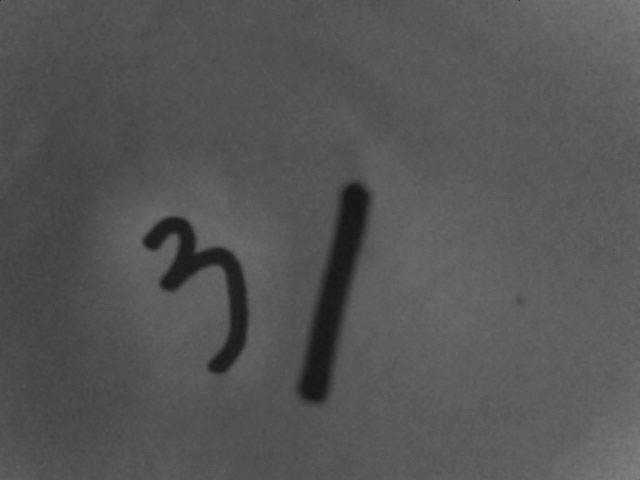
#> input picture Test/Pictures/handwriting.jpg, 640 x 480 px
$ python 032_Erode_Dilate.py
#> lines starting #> are read from the running program, lines starting #| are printed output that depends on the picture; after the words box and inside, x2 and y2 are one past the last pixel; in counts of white or black regions, pixels touching at a corner belong together
#> further down, image is the input picture: shape (480, 640, 3); min 20, max 131, mean 85.5
import cv2


def Erode(Image):
    gray = cv2.cvtColor(Image, cv2.COLOR_BGR2GRAY)
    ret, binary = cv2.threshold(gray, 0, 255, cv2.THRESH_BINARY_INV | cv2.THRESH_OTSU)
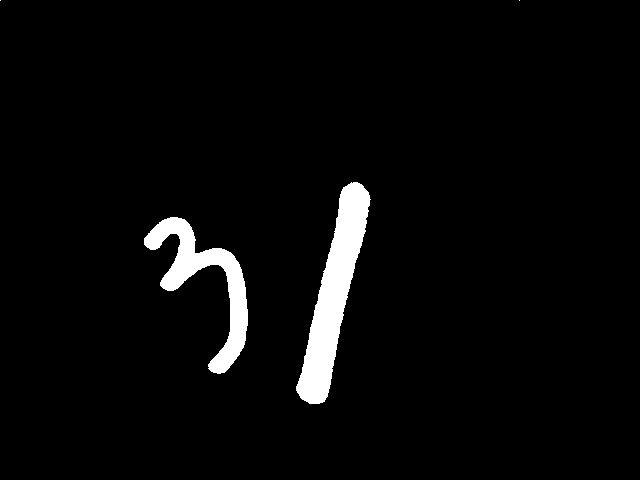
#> binary: shape (480, 640); 3.6% white; 4 white regions (2 under 20 px), largest, box (x1, y1, x2, y2) and area: (296, 182, 371, 404) 6525, (144, 217, 248, 374) 4640
#> ret = 61
    cv2.imshow('Binary', binary)

    kernel = cv2.getStructuringElement(cv2.MORPH_RECT, (10, 10))
    erode = cv2.erode(binary, kernel)
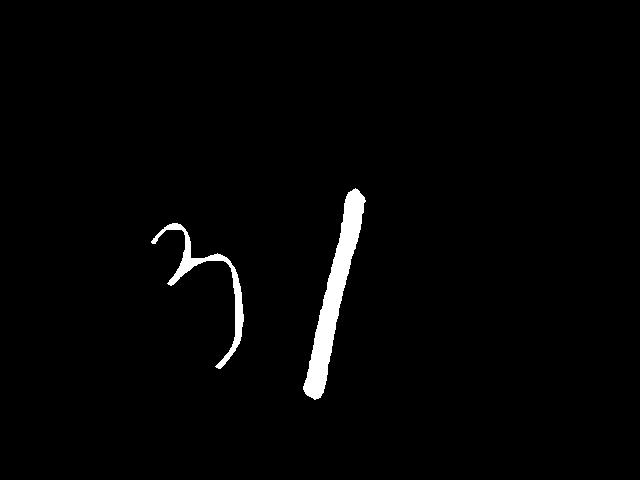
#> erode: shape (480, 640); 1.8% white; 2 white regions, box (x1, y1, x2, y2) and area: (303, 188, 366, 400) 3927, (151, 223, 244, 369) 1596
    cv2.imshow('Erode', erode)


def Dilate(Image):
    gray = cv2.cvtColor(Image, cv2.COLOR_BGR2GRAY)
    ret, binary = cv2.threshold(gray, 0, 255, cv2.THRESH_BINARY_INV | cv2.THRESH_OTSU)
#> ret = 61
    cv2.imshow('Binary', binary)

    kernel = cv2.getStructuringElement(cv2.MORPH_RECT, (10, 10))
    dilate = cv2.dilate(binary, kernel)
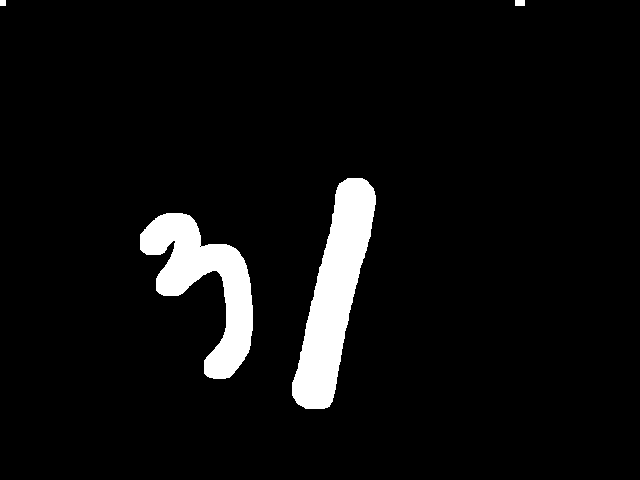
#> dilate: shape (480, 640); 5.6% white; 4 white regions, box (x1, y1, x2, y2) and area: (292, 178, 376, 409) 9294, (140, 213, 253, 379) 7871, (515, 0, 525, 6) 60, (0, 0, 6, 6) 36
    cv2.imshow('Dilate', dilate)


image = cv2.imread('Pictures/handwriting.jpg')
Erode(image)
Dilate(image)

cv2.waitKey()
cv2.destroyAllWindows()
